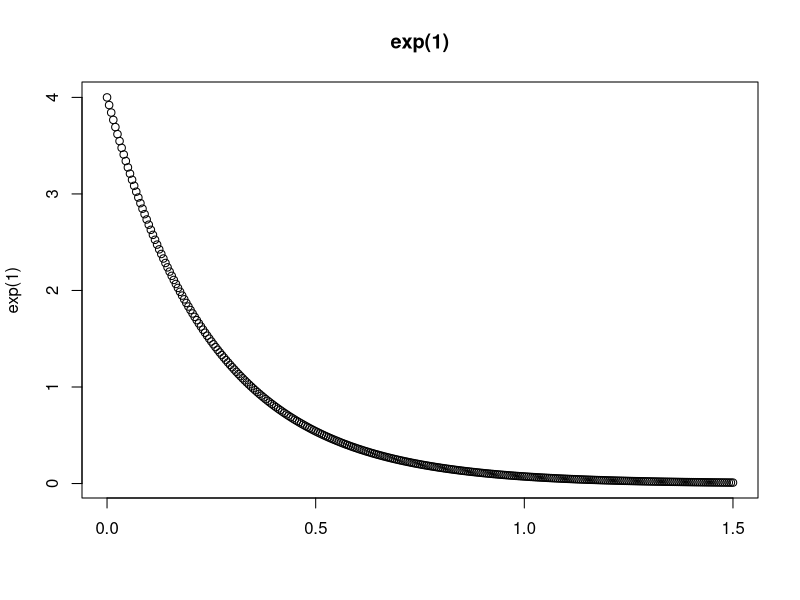
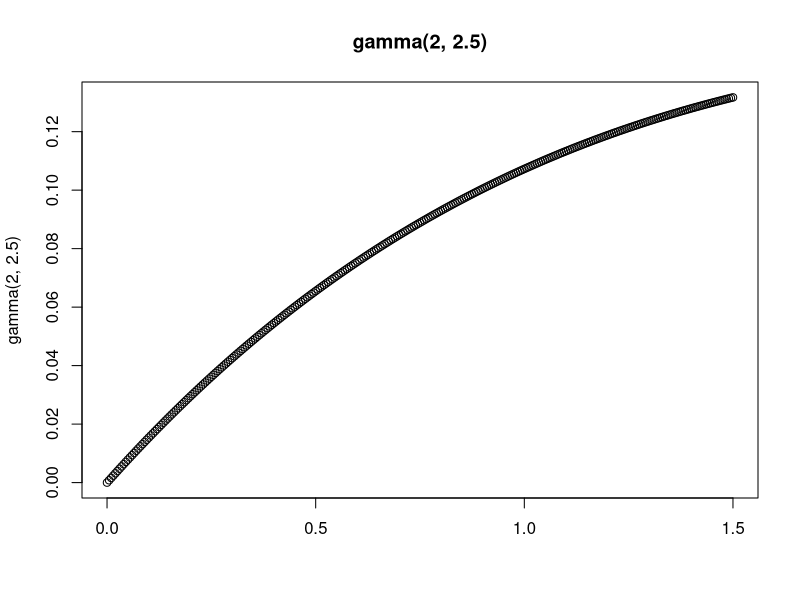
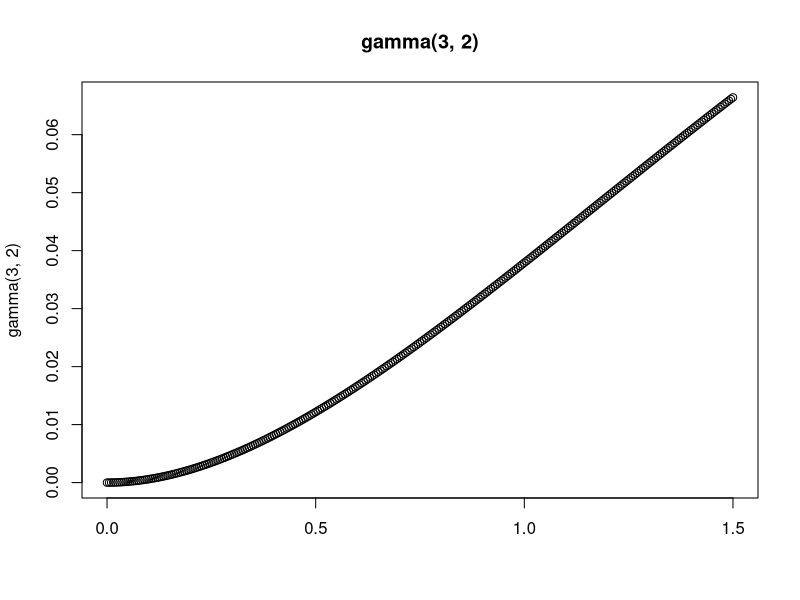
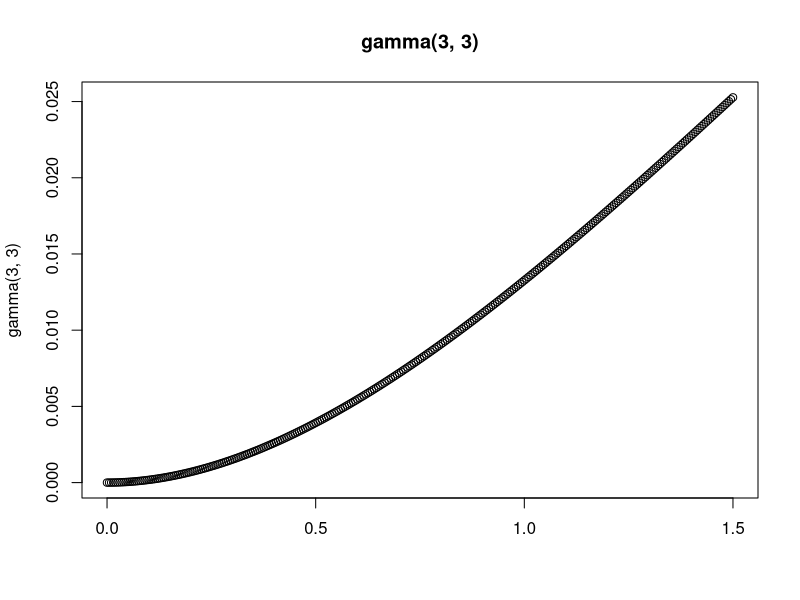
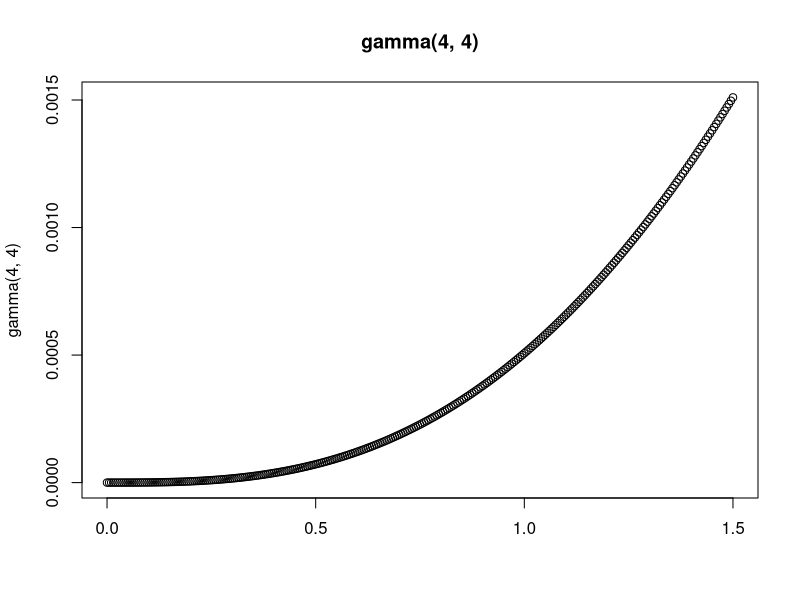

The R script that drew these images, in order:
## ---- chunk 1
knitr::opts_chunk$set(echo = TRUE)
## ---- chunk 2

#Bayes Factor Table
bf = c('< 10^0', '[10^0, 10^1/2]', '[10^1/2, 10^1]', '[10^1, 10^3/2]', '[10^3/2, 10^2]', '> 10^2')
bf_equiv = c('< 1', '[1, 3.16]', '[3.16, 10]', '[10, 31.62]', '[31.62, 100]', '> 100')
evidence = c('Negative (supports M_2)', 'Weak evidence', 'Substantial', 'Strong', 'Very strong', 'Decisive')

#Practice table 
bf_table <- cbind(X1 = bf, X2 = bf_equiv, X3 = evidence)
col_names = c('Bayes Factor', 'Bayes Factor equivalence', 'Evidence Strength')
knitr::kable(bf_table, digits = 4, col.names = col_names, full_width = F)

## ---- chunk 3

#Bayes Factor Table
data_sim = c('SSE - dies out', 'SSE spreads', 'SS spreads',  'SSE - dies out', 'Base - spreads', 'Base - spreads')
data_max = c(2, 55, 340, 2, 65, 45)
bf_exp2 = c(7.741, 0, 0, 5.481, 6.968, 2.2546)
bf_g = c(9.846, 0, 0, 5.711, 7.19, 2.701)

#Practice table 
bf_results <- cbind(X1 = data_sim, X2 = data_max, X3 = bf_exp2, X4 = bf_g)
col_names = c('Epidemic Data', 'Max daily infection count', 'Bayes Factor exp(beta; 1)', 'Bayes Factor, Gamma(2, 1/2)')
knitr::kable(bf_results, digits = 4, col.names = col_names, full_width = F)

## ---- chunk 4

#Plot
a = seq(0, 1.5, by = 0.005)
plot(a, dexp(a, 4),
        xlab = '', ylab = 'exp(1)', main = 'exp(1)')
## ---- chunk 5
shape_gamma = 2 
scale_gamma = 2.5 #1/rate. 
beta_prior = paste0('gamma(',  shape_gamma, ', ', scale_gamma, ')')
#Plot
a = seq(0, 1.5, by = 0.005)
plot(a, dgamma(a, shape = shape_gamma, scale = scale_gamma),
        xlab = '', ylab = beta_prior, main = beta_prior)
## ---- chunk 6
shape_gamma = 3 
scale_gamma = 2 #1/rate. 
beta_prior = paste0('gamma(',  shape_gamma, ', ', scale_gamma, ')')

#Plot
a = seq(0, 1.5, by = 0.005)
plot(a, dgamma(a, shape = shape_gamma, scale = scale_gamma),
        xlab = '', ylab = beta_prior, main = beta_prior)
## ---- chunk 7
shape_gamma = 3
scale_gamma = 3 #1/rate. 
beta_prior = paste0('gamma(',  shape_gamma, ', ', scale_gamma, ')')

#Plot
a = seq(0, 1.5, by = 0.005)
plot(a, dgamma(a, shape = shape_gamma, scale = scale_gamma),
        xlab = '', ylab = beta_prior, , main = beta_prior)
## ---- chunk 8
shape_gamma = 4
scale_gamma = 4 #1/rate. 
beta_prior = paste0('gamma(',  shape_gamma, ', ', scale_gamma, ')')

#Plot
a = seq(0, 1.5, by = 0.005)
plot(a, dgamma(a, shape = shape_gamma, scale = scale_gamma),
        xlab = '', ylab = beta_prior, main = beta_prior)
## ---- chunk 9

######################################################################################################
#I. GAMMA PRIOR ON BETA; \Gamma(\Beta; 2, 2.5)
######################################################################################################

